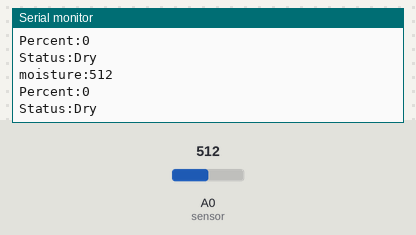
The sketch below on a simulated Arduino Uno, built with avr-gcc and run on an emulated ATmega328P. Parts: the last lines printed to the serial monitor. Inputs (shaded band) come from the test bench; at power-on: A0 (sensor) = 512.

Above: at 2.8 s.
2.9 s: A0 (sensor) set to 436
At 5.2 s:
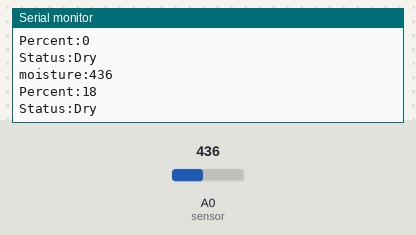
5.6 s: A0 (sensor) set to 402
At 6.8 s:
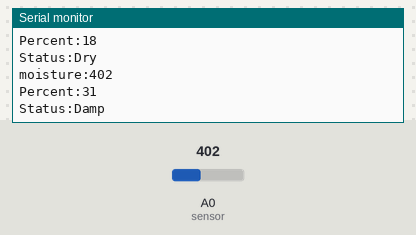
9.5 s: A0 (sensor) set to 361
At 11.1 s:
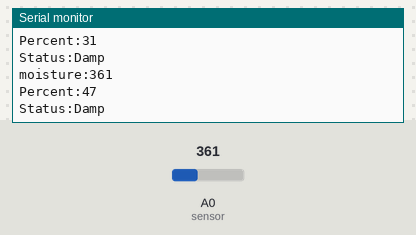
12.2 s: A0 (sensor) set to 339
At 15.4 s:
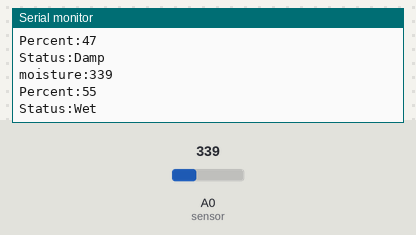
17.5 s: A0 (sensor) set to 299
At 18.5 s:
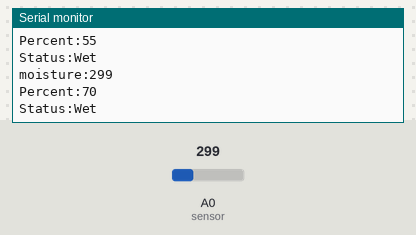
20.2 s: A0 (sensor) set to 268
At 22.8 s:
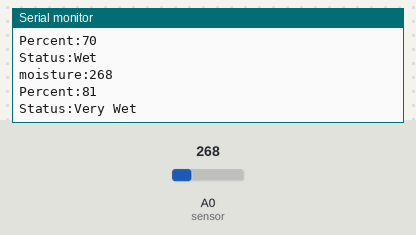
Timing chart, 0 to 24.3 s (numbered marks = the images above; inputs shaded):
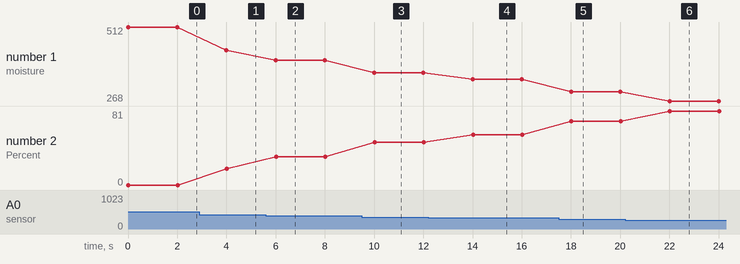

Measured:
- the behaviour switches between 418 and 417 on A0 (sensor) (found by bisection; images 1 and 2)
- the behaviour switches between 351 and 350 on A0 (sensor) (found by bisection; images 3 and 4)
- the behaviour switches between 284 and 283 on A0 (sensor) (found by bisection; images 5 and 6)
- after the input at 2.9 s, the serial monitor: prints a new line after 1.1 s (image 1)
- after the input at 5.6 s, the serial monitor: prints a new line after 0.40 s (image 2)
- after the input at 9.5 s, the serial monitor: prints a new line after 0.50 s (image 3)
- after the input at 12.2 s, the serial monitor: prints a new line after 1.8 s (image 4)
- after the input at 17.5 s, the serial monitor: prints a new line after 0.51 s (image 5)
- after the input at 20.2 s, the serial monitor: prints a new line after 1.8 s (image 6)

The sketch:

HumidityDetector.ino
```cpp
const int AirValue = 484;
const int WaterValue = 217;  //you need to replace this value with Value_2
int intervals = (AirValue - WaterValue)/3;

void setup() {
  // put your setup code here, to run once:
  Serial.begin(9600); // open serial port, set the baud rate as 9600 bps
}

void loop() {
  int val;
  val = analogRead(A0); //connect sensor to Analog 0

  int pcnt = 0;
  if(val < WaterValue){pcnt = 100;}
  else if(val > AirValue){pcnt = 0;}
  else{
      pcnt = 100 - ((val - WaterValue)*100 /(AirValue - WaterValue));
  }

  // 100% is very wet
  String statusText = "";
  if(pcnt > 75){
    statusText = "Very Wet";
  }
  else if(pcnt > 50)
  {
    statusText = "Wet";
  }
  else if(pcnt > 25)
  {
    statusText = "Damp";
  }
  else{
    statusText = "Dry";
  }

  Serial.print("moisture:");
  Serial.print(val);
  Serial.print('\r');Serial.print('\n');
  Serial.print("Percent:");
  Serial.print(pcnt);
  Serial.print('\r');Serial.print('\n');
  Serial.print("Status:");
  Serial.print(statusText);
  Serial.print('\r');Serial.print('\n');
  delay(2000);
}
```
